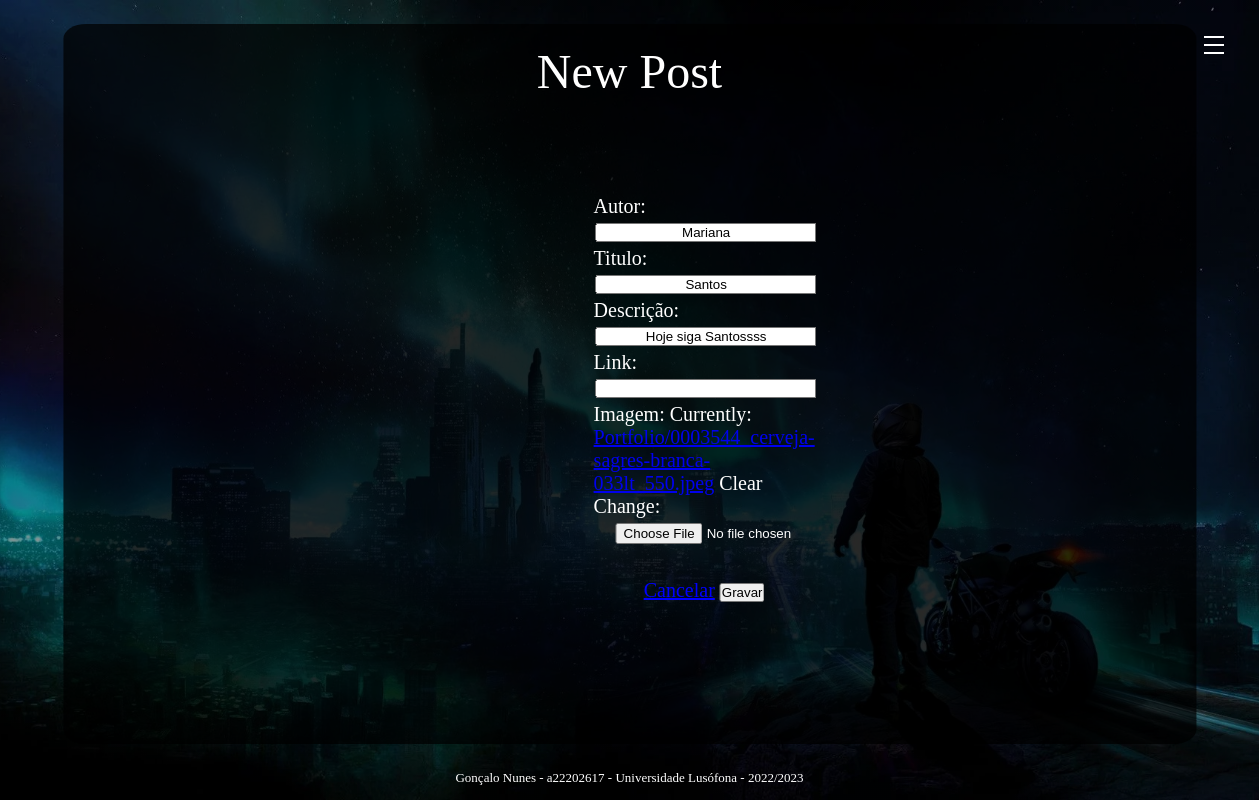
Screenshot of /edita/6 with the database file from the repository.
### Portfolio/models.py (models this page shows, shortened)
class Post(models.Model):
    autor = models.CharField(max_length=50)
    data = models.DateTimeField(auto_now_add=True)
    titulo = models.CharField(max_length=200)
    descrição = models.CharField(max_length=450)
    link = models.CharField(max_length=200, blank=True)
    imagem = models.ImageField(upload_to='Portfolio/', null=True, blank=True)

### Portfolio/views.py (the view)
# urls.py: path('edita/<int:post_id>', views.edita_post_view, name='edita'),
def edita_post_view(request, post_id):
    post = get_object_or_404(Post, id=post_id)
    if request.method == 'POST':
        form = PostForm(request.POST, request.FILES, instance=post)
        if form.is_valid():
            form.save()
            return redirect('home')
    else:
        form = PostForm(instance=post)
    context = {'form': form, 'post_id': post_id}
    return render(request, 'portfolio/edita.html', context)

### Portfolio/forms.py
class PostForm(ModelForm):
    class Meta:
        model = Post
        fields = '__all__'
        error_messages = {
            'imagem': {'required': 'Insira uma imagem.'},
        }

### Portfolio/templates/portfolio/edita.html (shortened to what this page needs)
{% extends "portfolio/layout.html" %}
{% block styles %}
    {% load static %}
    <link rel="stylesheet" href="{% static 'portfolio/css/new.css' %}" />
{% endblock styles %}
{% block content %}
    <div class="title">New Post</div>
      <article>
        <form action="{% url 'edita' post_id %}" method="POST" enctype="multipart/form-data">
            <div class="Form">{{ form.as_p }}</div>
            <a href="{% url 'home' %}" role="button" style="color: blue">Cancelar</a>
            <input type="submit" value="Gravar">
        </form>
      </article>
{% endblock content %}

### Portfolio/static/portfolio/css/new.css (style rules this page uses)
* { box-sizing: border-box; padding: 0; margin: 0; }
body { background: linear-gradient(90deg, #000000, #261055); background-image: linear-gradient(rgba(0, 0, 0, 0.5), rgba(0, 0, 0, 0.384)), url(/static/portfolio/img/background.jpg); background-repeat: no-repeat; background-position: center; background-size: cover; background-attachment: fixed; display: flex; justify-content: center; align-items: center; font-size: 3em; }
.content > article { display: flex; font-size: 20px; border: 10px solid #00000000; padding: 24px; width: 90%; height: 90%; scroll-padding: 24px; border-radius: 8px; gap: 12px; margin: 2rem auto; }
.title { padding: 20px 20px 0px 20px; }
.Form { text-align: left; padding: 20px; margin: 10px 420px; color: white; }
.Form input { text-align: center; padding: 0px 20px; margin: 5px 2px; width: 100%; }

### rows the page displays
Post: autor "Mariana", titulo "Santos", descrição "Hoje siga Santossss"
